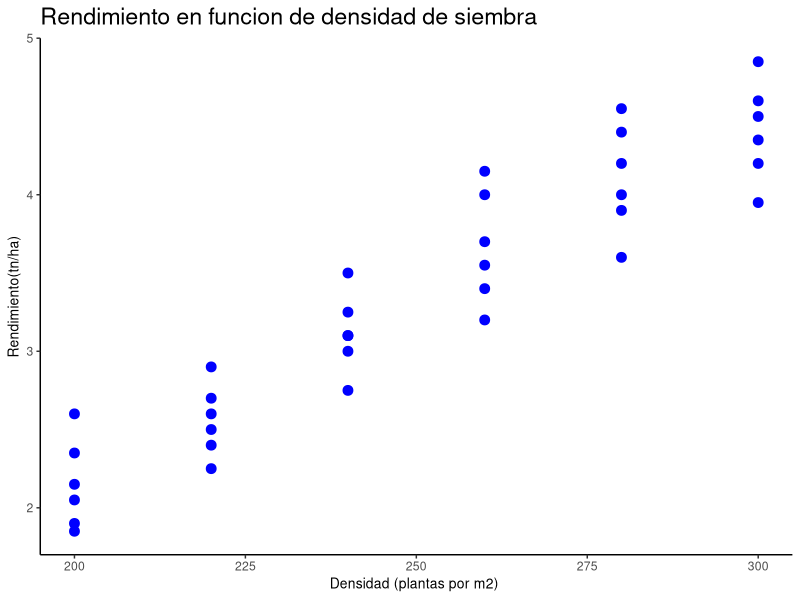
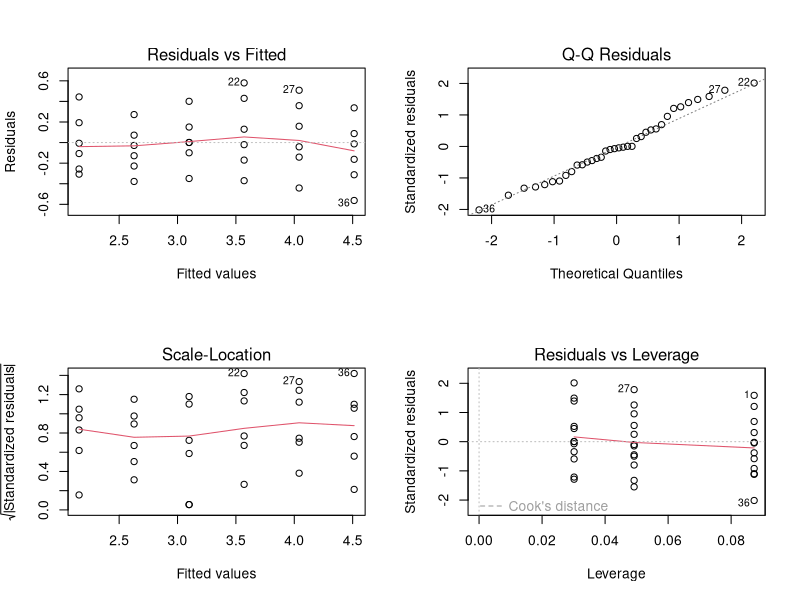

R code for these plots, in order:
## ---- chunk 1
# Base de datos: densidad de siembra y rendimiento

densidad <- rep(c(200, 220, 240, 260, 280, 300), each = 6)

rinde <- c(
  # Densidad 200
  2.6, 1.9, 1.85, 2.05, 2.15, 2.35,
  
  # Densidad 220
  2.7, 2.6, 2.25, 2.5, 2.9, 2.4,
  
  # Densidad 240
  3, 3.1, 3.25, 2.75, 3.5, 3.1,
  
  # Densidad 260
  4, 3.7, 3.2, 4.15, 3.55, 3.4,
  
  # Densidad 280
  3.6, 3.9, 4.55, 4.2, 4.4, 4,
  
  # Densidad 300
  4.5, 4.6, 4.85, 4.2, 4.35, 3.95
)

trigo <- data.frame(densidad, rinde)
## ---- chunk 2
library(ggplot2)
g_densidad<- ggplot(trigo, aes(x = densidad, y = rinde)) + 
  geom_point(color="blue", size=3) + 
  labs(title = "Rendimiento en funcion de densidad de siembra", x = "Densidad (plantas por m2) ", y = "Rendimiento(tn/ha)")+
  theme_classic() +
  theme(axis.title.x = element_text(size = 10),
        axis.title.y = element_text(size = 10),
        title = element_text(size = 14))
g_densidad
## ---- chunk 3
# Modelo de regresión
modelo <- lm(rinde ~ densidad, data = trigo)
## ---- chunk 4
summary(modelo)
## ---- chunk 5
confint(modelo)
## ---- chunk 6
par(mfrow = c(2, 2))
plot(modelo)
par(mfrow = c(1, 1))
## ---- chunk 7
summary(modelo)
